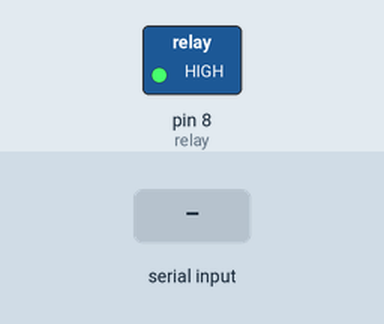
This sketch was run on a simulated Arduino Uno, built with avr-gcc and run on an emulated ATmega328P. Parts: switched loads named in the sketch (green lamp = pin HIGH). The inputs (shaded band) are chosen by the test bench.

Above: at 1.2 s.
1.3 s: "1" received over the second serial link
At 1.7 s:
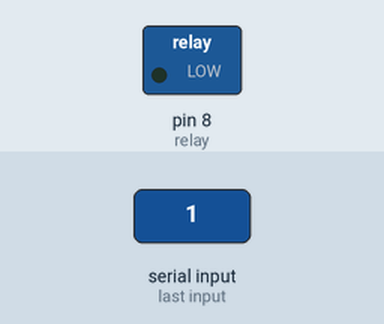
Timing chart, 0 to 4.3 s (numbered marks = the images above; inputs shaded):
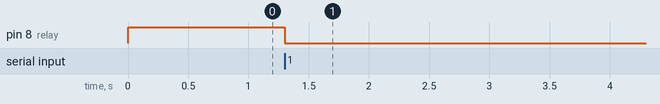

The sketch:

20190327_voice.ino
```cpp
#include <SoftwareSerial.h>
#define relay 8
SoftwareSerial BT (2,3);

void setup() {
  pinMode (relay, OUTPUT);
  digitalWrite (relay, HIGH);
  BT.begin (9600);

}

void loop() {
  if (BT.available())
  {
    char munja = BT.read();
    if (munja == '1')
      digitalWrite (relay, HIGH);
    else if (munja == '2');
      digitalWrite (relay, LOW);
  }
}
```

Measured:
- after the input at 1.3 s, pin 8 (relay): HIGH → LOW at once
